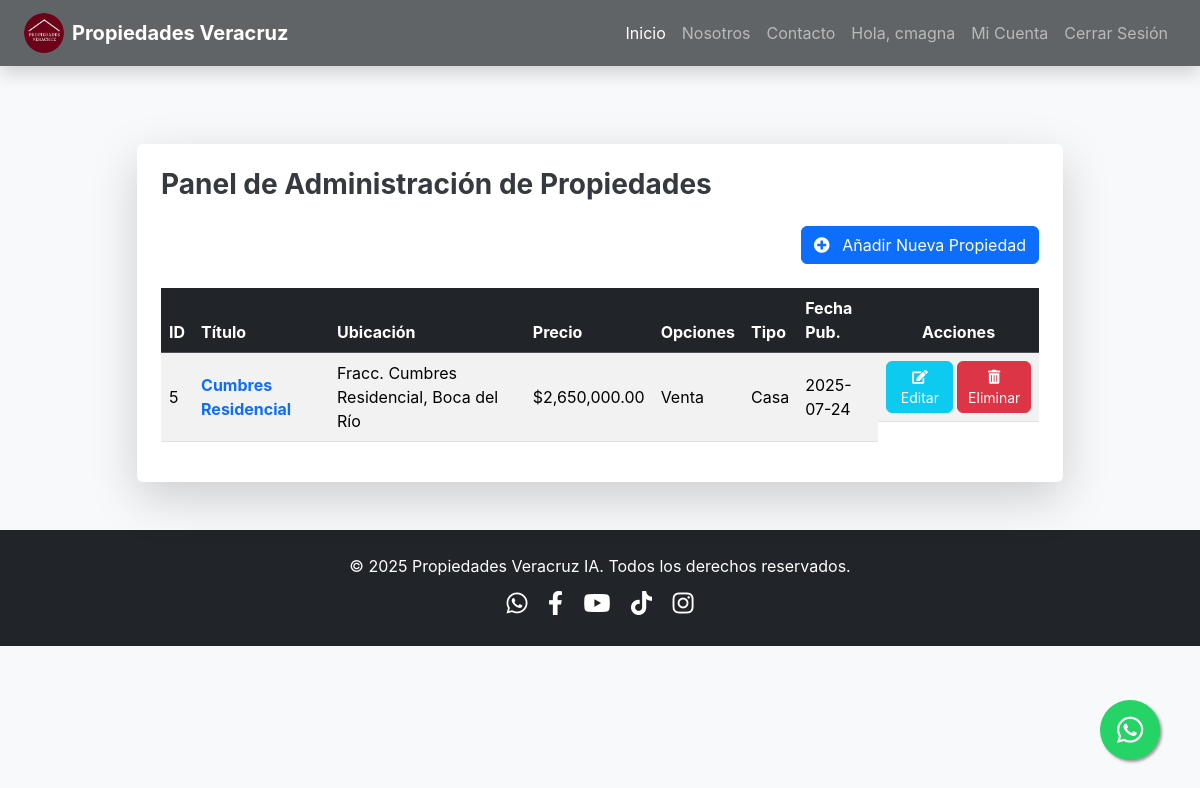
/dashboard (signed in), run on an earlier commit of the app's database.
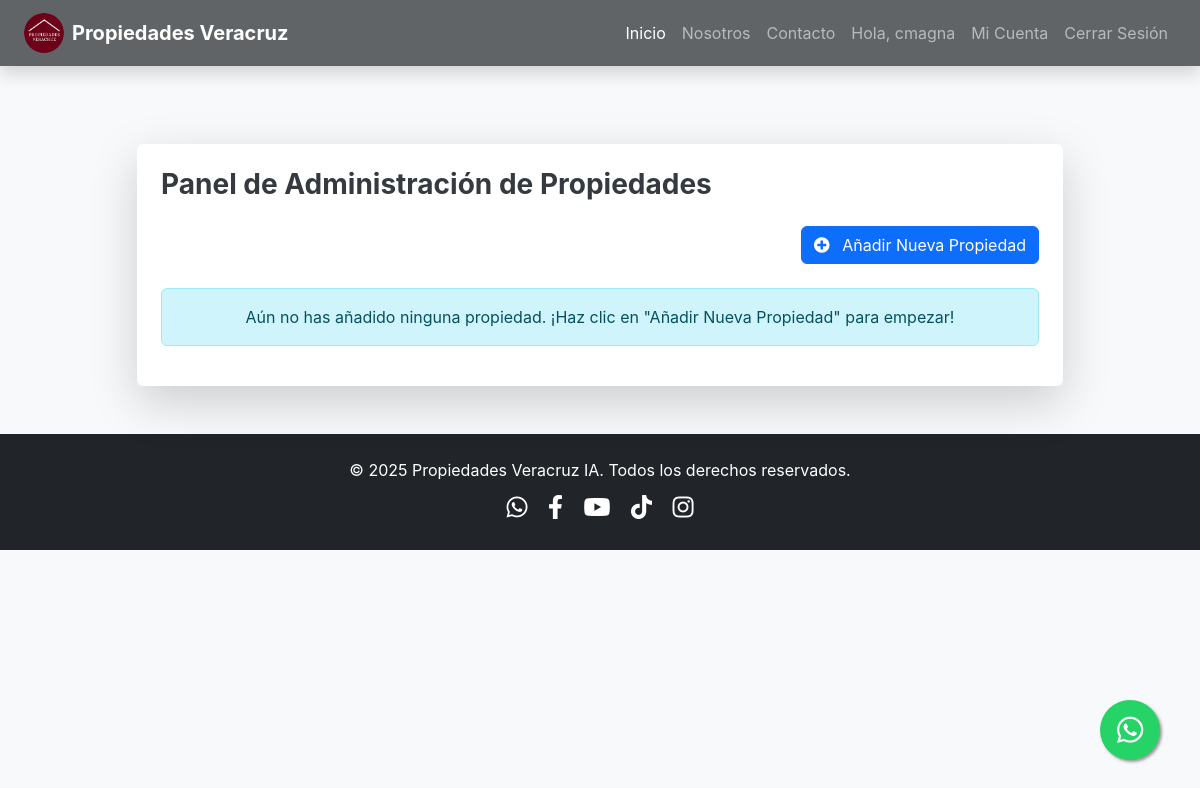
And on a later commit of the database.
### models.py (models this page shows, shortened)
class Property(db.Model):
    __tablename__ = 'property' # Añadido nombre de tabla explícito para consistencia
    id = db.Column(db.Integer, primary_key=True)
    titulo = db.Column(db.String(100), nullable=False)
    descripcion = db.Column(db.Text, nullable=False)
    precio = db.Column(db.Float, nullable=False)
    ubicacion = db.Column(db.String(200), nullable=False)
    municipio = db.Column(db.String(100), nullable=False)
    property_options = db.Column(db.String(100), nullable=False)
    tipo_propiedad = db.Column(db.String(50), nullable=False) # Ej: Casa, Departamento, Terreno
    num_habitaciones = db.Column(db.Integer, nullable=True)
    num_banos = db.Column(db.Integer, nullable=True)
    num_medios_banos = db.Column(db.Integer, default=0)
    num_estacionamientos = db.Column(db.Integer, default=0)
    area_construccion_metros_cuadrados = db.Column(db.Float, nullable=True)
    area_terreno_metros_cuadrados = db.Column(db.Float, nullable=True)
    antiguedad = db.Column(db.Integer, nullable=True) # En años
    cuota_mantenimiento = db.Column(db.Float, default=0.0)
    fecha_publicacion = db.Column(db.DateTime, default=datetime.utcnow)
    images = db.relationship('PropertyImage', backref='property', lazy=True, cascade="all, delete-orphan")
    agente_id = db.Column(db.Integer, db.ForeignKey('user.id'), nullable=False)
    agente = db.relationship('User', backref='managed_properties') # Relación inversa para acceder a las propiedades de un usuario

### app.py (the view)
@main.route("/dashboard")
@login_required
def dashboard():
    page = request.args.get('page', 1, type=int)
    user_properties_query = Property.query.filter_by(agente_id=current_user.id).order_by(Property.fecha_publicacion.desc())
    pagination = user_properties_query.paginate(page=page, per_page=current_app.config['PROPERTIES_PER_PAGE'], error_out=False)
    properties = pagination.items
    return render_template('dashboard.html',
                           properties=properties,
                           pagination=pagination,
                           title='Mi Panel de Administración')

### app.py (called while the page is built)
@login_manager.user_loader
def load_user(user_id):
    return db.session.get(User, int(user_id))

### templates/dashboard.html (shortened to what this page needs)
{% extends "base.html" %}
{% block content %}
    <div class="container my-5 pt-5">
        <div class="row justify-content-center">
            <div class="col-lg-10 col-md-12">
                <div class="card shadow-lg border-0 rounded-lg p-4">
                    <h2 class="mb-4 text-center fw-bold text-primary fs-3">Panel de Administración de Propiedades</h2>
                    <div class="d-flex justify-content-end mb-4">
                        <a href="{{ url_for('main.add_property') }}" class="btn btn-primary">
                            <i class="fas fa-plus-circle me-2"></i> Añadir Nueva Propiedad
                        </a>
                    </div>
                    {% if properties %}
                        <div class="table-responsive">
                            <table class="table table-striped table-hover align-middle">
                                <thead class="table-dark">
                                    <tr>
                                        <th scope="col">ID</th>
                                        <th scope="col">Título</th>
                                        <th scope="col">Ubicación</th>
                                        <th scope="col">Precio</th>
                                        <th scope="col">Opciones</th>
                                        <th scope="col">Tipo</th>
                                        <th scope="col">Fecha Pub.</th>
                                        <th scope="col" class="text-center">Acciones</th>
                                    </tr>
                                </thead>
                                <tbody>
                                    {% for property in properties %}
                                    <tr>
                                        <td>{{ property.id }}</td>
                                        <td><a href="{{ url_for('main.property_detail', property_id=property.id) }}" class="text-decoration-none text-primary fw-bold">{{ property.titulo }}</a></td>
                                        <td>{{ property.ubicacion }}, {{ property.municipio }}</td>
                                        <td>${{ "{:,.2f}".format(property.precio) }}</td>
                                        <td>{{ property.property_options }}</td>
                                        <td>{{ property.tipo_propiedad }}</td>
                                        <td>{{ property.fecha_publicacion.strftime('%Y-%m-%d') }}</td>
                                        <td class="text-center d-flex flex-column flex-sm-row justify-content-center align-items-center gap-1">
                                            <a href="{{ url_for('main.edit_property', property_id=property.id) }}" class="btn btn-sm btn-info text-white rounded">
                                                <i class="fas fa-edit"></i> Editar
                                            </a>
                                            <form action="{{ url_for('main.delete_property', property_id=property.id) }}" method="POST" class="d-inline-block">
                                                <button type="submit" class="btn btn-sm btn-danger rounded" onclick="return confirm('¿Estás seguro de que quieres eliminar esta propiedad? Esta acción no se puede deshacer.');">
                                                    <i class="fas fa-trash-alt"></i> Eliminar
                                                </button>
                                            </form>
                                        </td>
                                    </tr>
                                    {% endfor %}
                                </tbody>
                            </table>
                        </div>
                    {% else %}
                        <div class="alert alert-info text-center" role="alert">
                            Aún no has añadido ninguna propiedad. ¡Haz clic en "Añadir Nueva Propiedad" para empezar!
                        </div>
                    {% endif %}
                </div>
            </div>
        </div>
    </div>
{% endblock content %}

What changed in the data, as far as the page shows it:
removed Property: id "5", titulo "Cumbres Residencial", ubicacion "Fracc. Cumbres Residencial", municipio "Boca del Río", precio "2,650,000.00", property_options "Venta", tipo_propiedad "Casa", fecha_publicacion "2025-07-24"
Also different on the page:
text no longer shown: "ID Título Ubicación Precio Opciones Tipo Fecha Pub. Acciones"
text now shown: "Aún no has añadido ninguna propiedad. ¡Haz clic en \"Añadir Nueva Propiedad\" para empezar!"
